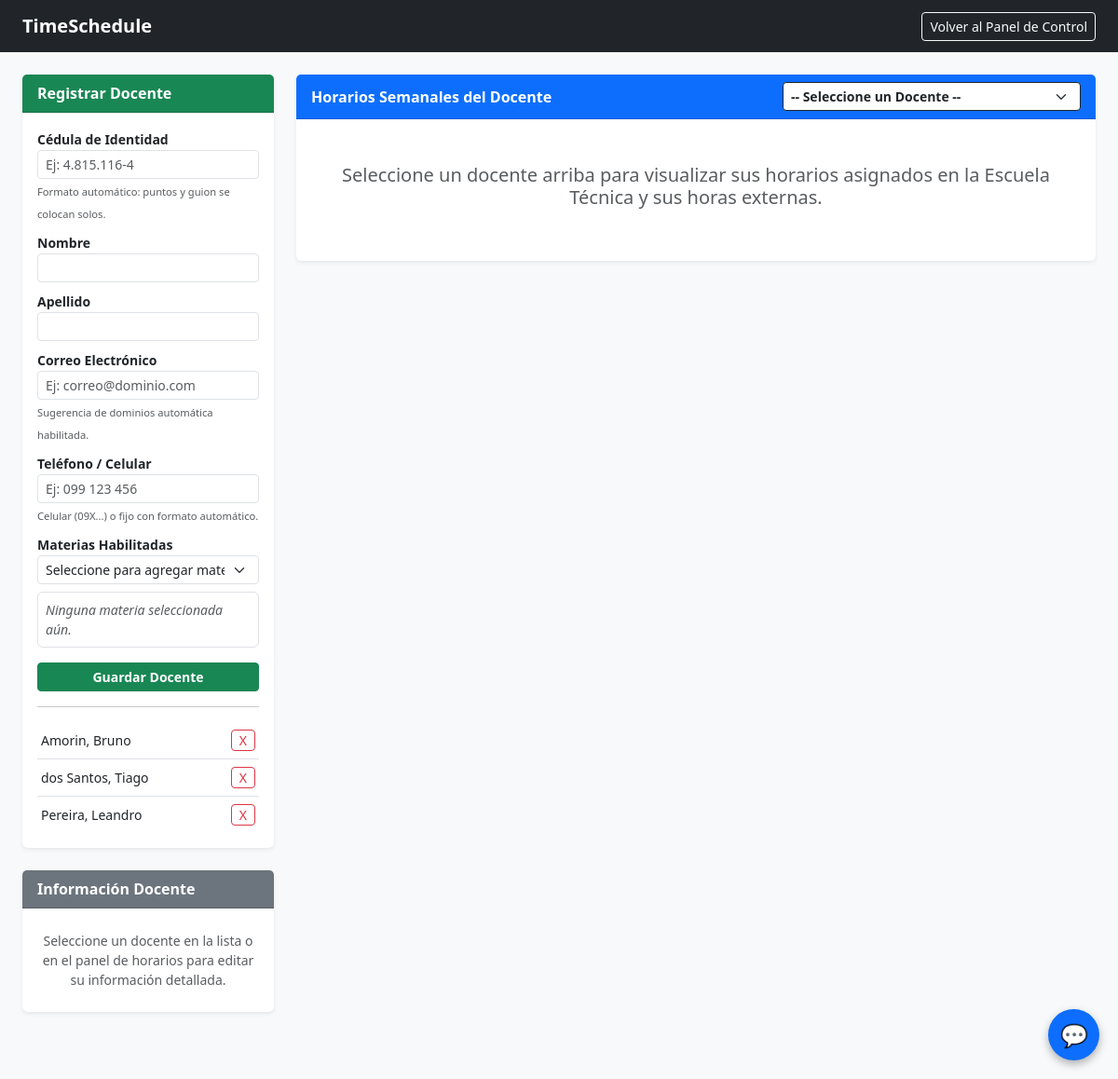
The page /gestion_docentes.php (signed in) on the database its author committed.
### tables this page shows
CREATE TABLE `docentes` (
  `id` int(11) NOT NULL,
  `ci` varchar(12) NOT NULL,
  `nombre` varchar(50) NOT NULL,
  `apellido` varchar(50) NOT NULL,
  `correo` varchar(100) DEFAULT NULL,
  `telefono` varchar(50) DEFAULT NULL
);

### gestion_docentes.php (the view, shortened to what this page needs)
<?php
require_once 'config/conexion.php';
$docente_seleccionado = $_GET['docente_id'] ?? ($_POST['docente_id'] ?? null);
$docentes = $pdo->query("SELECT * FROM docentes ORDER BY apellido ASC, nombre ASC")->fetchAll();
$materias = $pdo->query("SELECT * FROM materias ORDER BY nombre ASC")->fetchAll();
$info_docente_seleccionado = null;
$materias_del_docente = [];
?>
<!DOCTYPE html>
<html lang="es">
<head>
    <link href="https://cdn.jsdelivr.net/npm/bootstrap@5.3.0/dist/css/bootstrap.min.css" rel="stylesheet">
</head>
<body class="bg-light">
<nav class="navbar navbar-dark bg-dark mb-4 no-imprimir">
    <div class="container-fluid px-4">
        <a class="navbar-brand fw-bold" href="dashboard.php">TimeSchedule</a>
        <a href="dashboard.php" class="btn btn-outline-light btn-sm">Volver al Panel de Control</a>
    </div>
</nav>
<div class="container-fluid px-4 pb-5">
    <div class="row">
        <div class="col-md-3 mb-4 no-imprimir">
            <div class="card shadow-sm border-0 mb-4">
                <div class="card-header bg-success text-white fw-bold">Registrar Docente</div>
                <div class="card-body">
                    <form method="POST">
                        <div class="mb-2">
                            <label class="form-label small fw-bold m-0">Cédula de Identidad</label>
                            <input type="text" name="ci_docente" id="ci_docente" class="form-control form-control-sm" placeholder="Ej: 4.815.116-4" maxlength="11" required>
                            <small class="text-muted" style="font-size: 0.7rem;">Formato automático: puntos y guion se colocan solos.</small>
                        </div>
                        <div class="mb-2">
                            <label class="form-label small fw-bold m-0">Nombre</label>
                            <input type="text" name="nombre_docente" class="form-control form-control-sm" required>
                        </div>
                        <div class="mb-2">
                            <label class="form-label small fw-bold m-0">Apellido</label>
                            <input type="text" name="apellido_docente" class="form-control form-control-sm" required>
                        </div>
                        <div class="mb-2">
                            <label class="form-label small fw-bold m-0">Correo Electrónico</label>
                            <input type="text" name="correo_docente" class="form-control form-control-sm" placeholder="Ej: correo@dominio.com" list="dominios-correo">
                            <small class="text-muted" style="font-size: 0.7rem;">Sugerencia de dominios automática habilitada.</small>
                        </div>
                        <div class="mb-2">
                            <label class="form-label small fw-bold m-0">Teléfono / Celular</label>
                            <input type="text" name="telefono_docente" id="telefono_docente" class="form-control form-control-sm" placeholder="Ej: 099 123 456" maxlength="11">
                            <small class="text-muted" style="font-size: 0.7rem;">Celular (09X...) o fijo con formato automático.</small>
                        </div>
                        <div class="mb-3">
                            <label class="form-label small fw-bold m-0">Materias Habilitadas</label>
                            <select id="select_materia_reg" class="form-select form-select-sm mb-2" onchange="agregarMateria(this, 'lista_materias_reg')">
                                <option value="">Seleccione para agregar materia...</option>
                            </select>
                            <div id="lista_materias_reg" class="border rounded p-2 bg-white d-flex flex-wrap gap-1" style="min-height: 45px; max-height: 100px; overflow-y: auto;">
                                <span class="text-muted small fst-italic placeholder-texto">Ninguna materia seleccionada aún.</span>
                            </div>
                        </div>
                        <button type="submit" name="crear_docente" class="btn btn-success btn-sm w-100 fw-bold">Guardar Docente</button>
                    </form>
                    <hr>
                    <ul class="list-group list-group-flush small overflow-auto" style="max-height: 150px;">
                        <?php foreach ($docentes as $d): ?>
                            <li class="list-group-item d-flex justify-content-between align-items-center px-1">
                                <a href="gestion_docentes.php?docente_id=<?= $d['id'] ?>" class="text-decoration-none text-dark <?= $d['id'] == $docente_seleccionado ? 'fw-bold text-primary' : '' ?>">
                                    <?= htmlspecialchars($d['apellido'] . ', ' . $d['nombre']) ?>
                                </a>
                                <a href="gestion_docentes.php?eliminar_docente=<?= $d['id'] ?>" class="btn btn-sm btn-outline-danger py-0" onclick="return confirm('¿Eliminar docente?')">X</a>
                            </li>
                        <?php endforeach; ?>
                    </ul>
                </div>
            </div>
            <?php if ($info_docente_seleccionado): ?>
                <div class="card shadow-sm border-0">
                    <div class="card-header bg-info text-white fw-bold">Editar Información Docente</div>
                    <div class="card-body">
                        <form method="POST">
                            <input type="hidden" name="docente_id" value="<?= $info_docente_seleccionado['id'] ?>">
                            <div class="mb-2">
                                <label class="form-label small fw-bold m-0">Cédula de Identidad</label>
                                <input type="text" name="ci_docente" id="ci_docente_edit" class="form-control form-control-sm" value="<?= htmlspecialchars($info_docente_seleccionado['ci']) ?>" placeholder="Ej: 4.815.116-4" maxlength="11" required>
                                <small class="text-muted" style="font-size: 0.7rem;">Formato automático: puntos y guion se colocan solos.</small>
                            </div>
                            <div class="mb-2">
                                <label class="form-label small fw-bold m-0">Nombre</label>
                                <input type="text" name="nombre_docente" class="form-control form-control-sm" value="<?= htmlspecialchars($info_docente_seleccionado['nombre']) ?>" required>
                            </div>
                            <div class="mb-2">
                                <label class="form-label small fw-bold m-0">Apellido</label>
                                <input type="text" name="apellido_docente" class="form-control form-control-sm" value="<?= htmlspecialchars($info_docente_seleccionado['apellido']) ?>" required>
                            </div>
                            <div class="mb-2">
                                <label class="form-label small fw-bold m-0">Correo Electrónico</label>
                                <input type="text" name="correo_docente" class="form-control form-control-sm" value="<?= htmlspecialchars($info_docente_seleccionado['correo'] ?? '') ?>" placeholder="Ej: correo@dominio.com" list="dominios-correo">
                            </div>
                            <div class="mb-2">
                                <label class="form-label small fw-bold m-0">Teléfono / Celular</label>
                                <input type="text" name="telefono_docente" id="telefono_docente_edit" class="form-control form-control-sm" value="<?= htmlspecialchars($info_docente_seleccionado['telefono'] ?? '') ?>" placeholder="Ej: 099 123 456" maxlength="11">
                            </div>
                            <div class="mb-3">
                                <label class="form-label small fw-bold m-0">Materias Habilitadas</label>
                                <select id="select_materia_edit" class="form-select form-select-sm mb-2" onchange="agregarMateria(this, 'lista_materias_edit')">
                                    <option value="">Seleccione para agregar materia...</option>
                                    <?php foreach ($materias as $mat): ?>
                                        <option value="<?= $mat['id'] ?>" data-nombre="<?= htmlspecialchars($mat['nombre']) ?>" <?= in_array($mat['id'], $materias_del_docente) ? 'style="display:none;"' : '' ?>>
                                            <?= htmlspecialchars($mat['nombre']) ?>
                                        </option>
                                    <?php endforeach; ?>
                                </select>
                                <div id="lista_materias_edit" class="border rounded p-2 bg-white d-flex flex-wrap gap-1" style="min-height: 45px; max-height: 100px; overflow-y: auto;">
                                    <?php
                                        $hay_materias = false;
                                        foreach ($materias as $mat) {
                                            if (in_array($mat['id'], $materias_del_docente)) {
                                                $hay_materias = true;
                                                echo '<span class="badge bg-primary d-inline-flex align-items-center gap-1 p-2 m-1">'.htmlspecialchars($mat['nombre']).'<button type="button" class="btn-close btn-close-white btn-sm" style="font-size: 0.6rem;" onclick="removerMateria(this, \'select_materia_edit\', \''.$mat['id'].'\', \''.htmlspecialchars($mat['nombre']).'\')"></button><input type="hidden" name="materias_docente[]" value="'.$mat['id'].'"></span>';
                                            }
                                        }
                                        if (!$hay_materias) {
                                            echo '<span class="text-muted small fst-italic placeholder-texto">Ninguna materia seleccionada aún.</span>';
                                        }
                                    ?>
                                </div>
                            </div>
                            <button type="submit" name="actualizar_docente" class="btn btn-info w-100 btn-sm fw-bold text-white">Guardar Cambios</button>
                        </form>
                    </div>
                </div>
            <?php else: ?>
                <div class="card shadow-sm border-0">
                    <div class="card-header bg-secondary text-white fw-bold">Información Docente</div>
                    <div class="card-body text-center text-muted small py-4">
                        Seleccione un docente en la lista o en el panel de horarios para editar su información detallada.
                    </div>
                </div>
            <?php endif; ?>
        </div>
        <div class="col-md-9">
            <div class="card shadow-sm border-0">
                <div class="card-header bg-primary text-white fw-bold d-flex justify-content-between align-items-center no-imprimir">
                    <span>Horarios Semanales del Docente</span>
                    <form method="GET" class="m-0 p-0" style="width: 320px;">
                        <select name="docente_id" class="form-select form-select-sm border-dark fw-bold" onchange="this.form.submit()">
                            <option value="">-- Seleccione un Docente --</option>
                        </select>
                    </form>
                </div>
                <div class="card-body p-0">
                    <?php if (!$docente_seleccionado): ?>
                        <div class="p-5 text-center text-muted">
                            <h5>Seleccione un docente arriba para visualizar sus horarios asignados en la Escuela Técnica y sus horas externas.</h5>
                        </div>
                    <?php endif; ?>
                </div>
            </div>
        </div>
    </div>
</div>
<?php include 'includes/chatbot_ui.php'; ?>
</body>
</html>

### rows shown on the page
docentes: apellido+nombre "Amorin, Bruno"
docentes: apellido+nombre "dos Santos, Tiago"
docentes: apellido+nombre "Pereira, Leandro"
